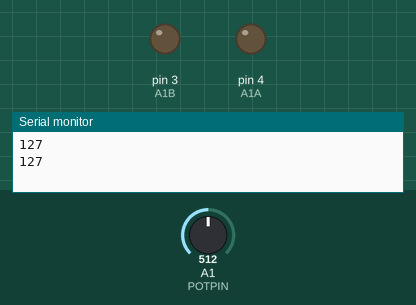
A sketch run on a simulated Arduino Uno, built with avr-gcc and run on an emulated ATmega328P. On the bench: output pins drawn as LEDs (lit = HIGH), the last lines printed to the serial monitor. The inputs (shaded band) are chosen by the test bench; at power-on: A1 (POTPIN) = 512.

Above: at 1.3 s.
1.4 s: A1 (POTPIN) set to 528
At 3.2 s:
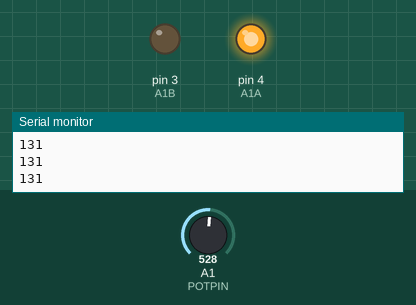
3.5 s: A1 (POTPIN) set to 511
At 4.8 s:
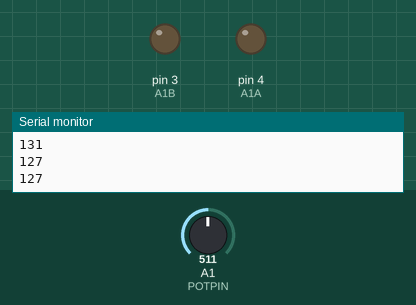
5.5 s: A1 (POTPIN) set to 716
At 6.4 s:
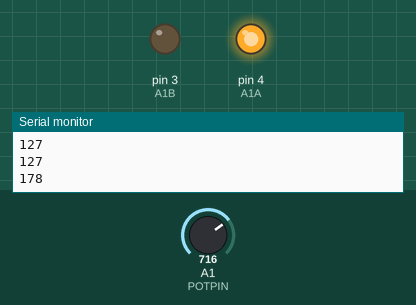
Timing chart, 0 to 8.5 s (numbered marks = the images above; inputs shaded):
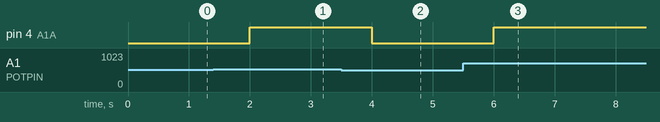

Measured:
- the behaviour switches between 514 and 515 on A1 (POTPIN) (found by bisection; images 0 and 1)
- after the input at 1.4 s, pin 4 (A1A): LOW → HIGH after 0.60 s
- after the input at 3.5 s, pin 4 (A1A): HIGH → LOW after 0.50 s
- after the input at 5.5 s, pin 4 (A1A): LOW → HIGH after 0.51 s

The sketch:

DC_Motor_PWM.ino
```cpp
const int A1B = 3;
const int A1A = 4;
const int POTPIN = A1;
int potOld = 0;
int potCurrent = 0;
int potNew = 0;

void setup() {
  // set pinmodes
  pinMode(A1A, OUTPUT);
  pinMode(A1B, OUTPUT);
  pinMode(POTPIN, INPUT);

  digitalWrite(A1B, LOW); // only one direction needed

  Serial.begin(9600);
}

void loop() {
  potCurrent = analogRead(POTPIN);
  delay(500);
  potNew = analogRead(POTPIN);
  if(potCurrent == potNew){
    potOld = potCurrent;
    int speedVal = map(potOld, 0, 1024, 0, 255);
    Serial.println(speedVal);
    analogWrite(A1A, speedVal);
  }
}
```
